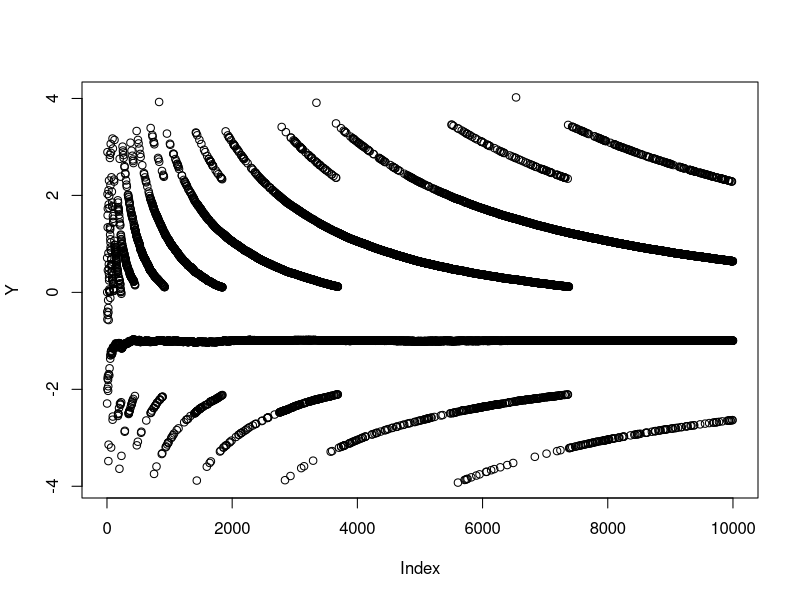
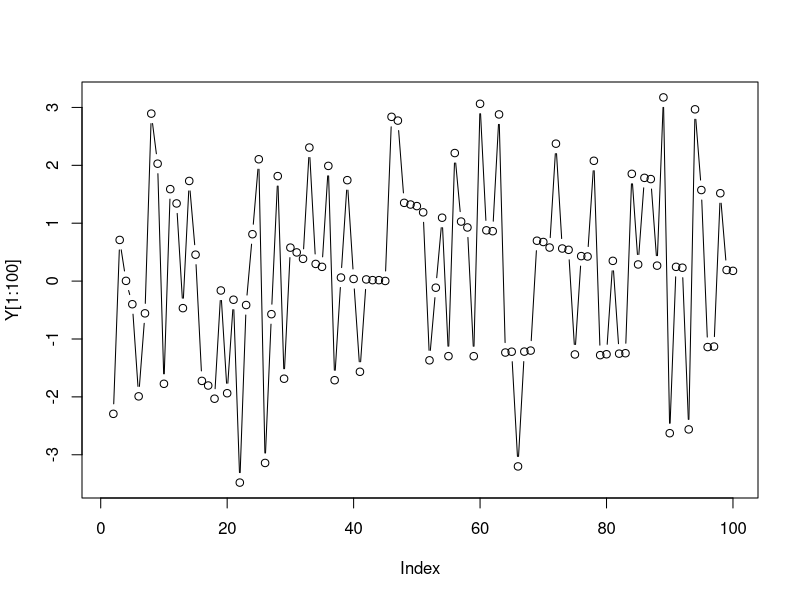
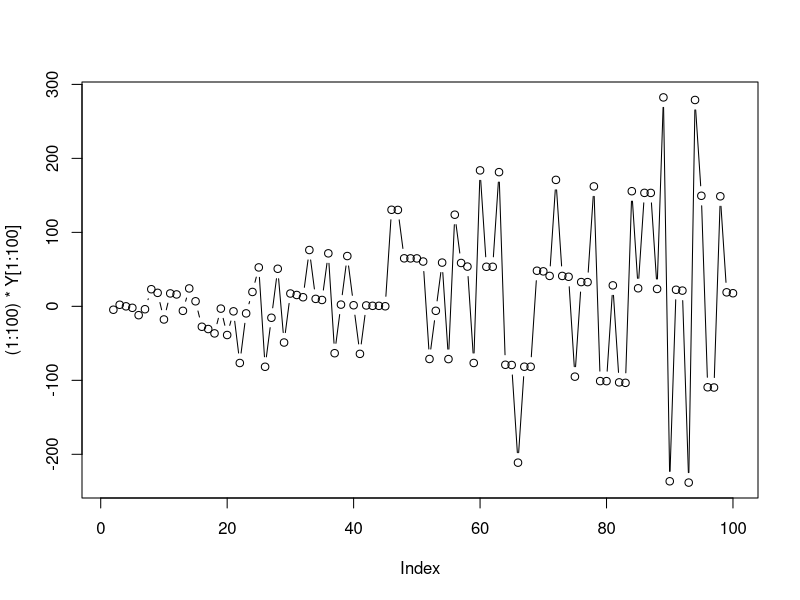

Write the R code that produced these figures, in order. (Note: this script raises an error after producing the figures.)
#uppgift 1

x1<-1/3;
x2<-1/4;
if (abs(x1-x2-1/12)<.Machine$double.eps){
  print("Teacher said true")
} else{
  print("Teacher lied")}

#uppgift 2

myd<-function(f,x,e) (f(x+e)-f(x))/e
myd(function(x) x, 100000,10^-15)

#uppgift 3

myvar<-function(x) {
  n<-length(x)
 return(1/(n-1)*(sum(x^2)-1/n*(sum(x))^2))
}

X<-rnorm(10000,10^8,1)
Y<-rep(0,10000);
for (i in 1:length(X)) {
  Y[i]<-myvar(X[1:i])-var(X[1:i])
}
plot(Y,type="p")
plot(Y[1:100],type="b")

plot((1:100)*Y[1:100],type="b")

#4

myframe<-read.csv("tecator.csv",sep=";");
mydata<-as.matrix(myframe);
X0<-mydata[, c(-103)]
X<-cbind(1,X0);
Y<-mydata[,103];

A<-t(X)%*%X;
b<-t(X)%*%Y;
solve(A,b)
#Error in solve.default(A, b) : 
# system is computationally singular: reciprocal condition number = 3.29689e-17
kappa(A)

mydata=scale(mydata)
X0<-mydata[, c(-103)]
X<-cbind(1,X0);
Y<-mydata[,103];

A<-t(X)%*%X;
b<-t(X)%*%Y;
solve(A,b)

kappa(A)

